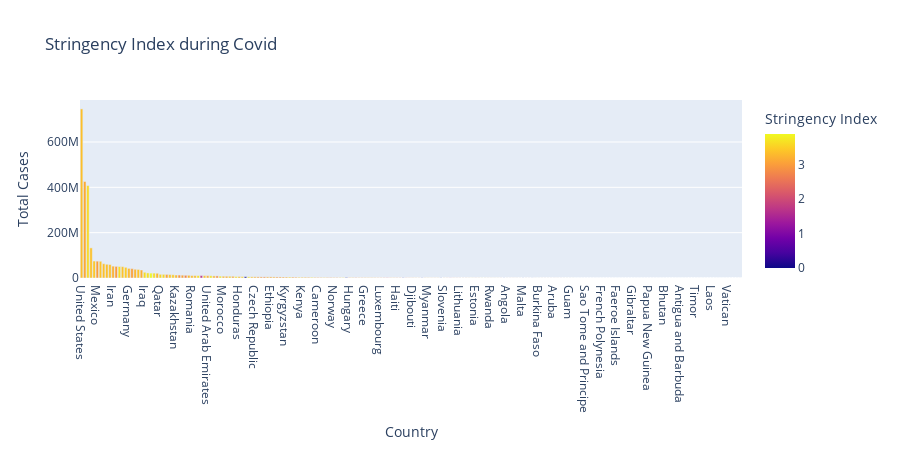

Notebook code cell kept with this figure:
### Code cell
sixth

### Figure 1 — Plotly figure (JSON) as saved in the notebook; plotly's stock layout.template omitted (floating-point values rounded to 4 significant figures; data arrays with more than 128 entries replaced by an {"elided": "..."} marker saying what was removed)
{"data": [{"alignmentgroup": "True", "customdata": {"elided": "210x2 float values"}, "hovertemplate": "Country=%{x}<br>Total Cases=%{y}<br>Population=%{customdata[0]}<br>Total Deaths=%{customdata[1]}<br>Stringency Index=%{marker.color}<extra></extra>", "legendgroup": "", "marker": {"color": {"elided": "210 float values"}, "coloraxis": "coloraxis", "pattern": {"shape": ""}}, "name": "", "offsetgroup": "", "orientation": "v", "showlegend": false, "textposition": "auto", "type": "bar", "x": {"elided": "210 str values"}, "xaxis": "x", "y": {"elided": "210 int values"}, "yaxis": "y"}], "layout": {"barmode": "relative", "coloraxis": {"colorbar": {"title": {"text": "Stringency Index"}}, "colorscale": [[0, "#0d0887"], [0.1111, "#46039f"], [0.2222, "#7201a8"], [0.3333, "#9c179e"], [0.4444, "#bd3786"], [0.5556, "#d8576b"], [0.6667, "#ed7953"], [0.7778, "#fb9f3a"], [0.8889, "#fdca26"], [1, "#f0f921"]]}, "height": 450, "legend": {"tracegroupgap": 0}, "title": {"text": "Stringency Index during Covid"}, "xaxis": {"anchor": "y", "domain": [0, 1], "title": {"text": "Country"}}, "yaxis": {"anchor": "x", "domain": [0, 1], "title": {"text": "Total Cases"}}}}
